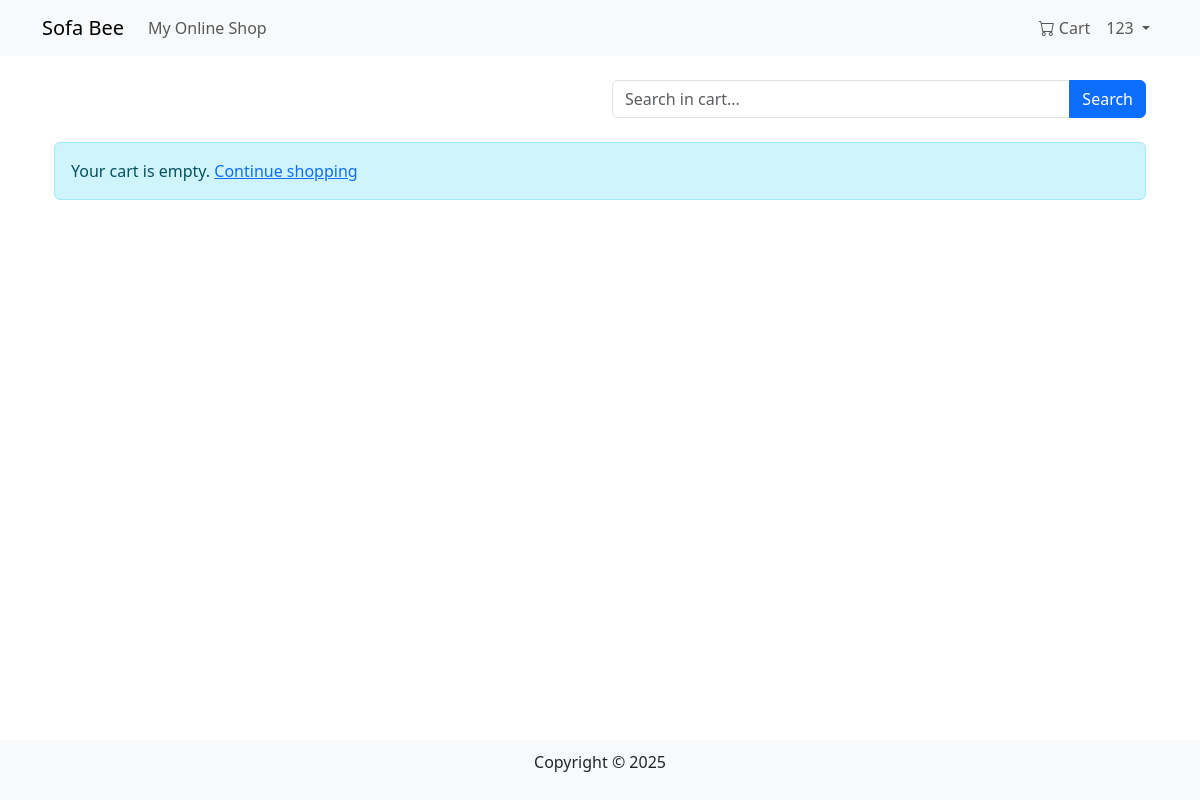
/cart/ (signed in), run on an earlier commit of the app's database.
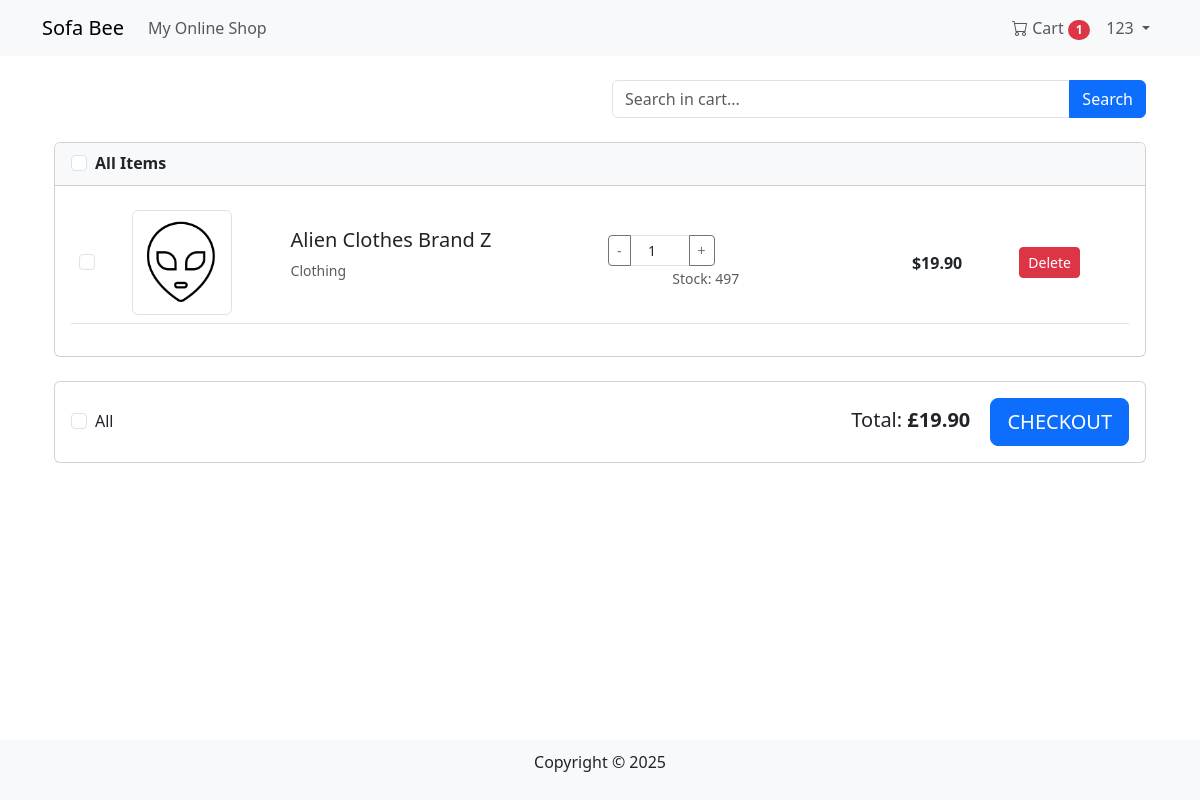
And on a later commit of the database.
### cart/models.py (models this page shows)
class CartItem(models.Model):
    cart = models.ForeignKey(Cart, on_delete=models.CASCADE, related_name='items')
    product = models.ForeignKey(Product, on_delete=models.CASCADE, null=True, blank=True)
    variant = models.ForeignKey(ProductVariant, on_delete=models.CASCADE, null=True, blank=True)
    product_id_test = models.IntegerField(default=0)  # Field in the database
    quantity = models.PositiveIntegerField(default=1)
    added_at = models.DateTimeField(auto_now_add=True)
    product_name = models.CharField(max_length=255, null=True, blank=True)
    product_price = models.DecimalField(max_digits=10, decimal_places=2, null=True, blank=True)
    product_image = models.CharField(max_length=255, null=True, blank=True)
    def get_price(self):
        if self.product_price is not None:
            return self.product_price * self.quantity
        if self.variant:
            return self.variant.price * self.quantity
        if self.product:
            return self.product.price * self.quantity
        return 0
    class Meta:
        pass

### products/models.py (models this page shows, shortened)
class Product(models.Model):
    name = models.CharField(max_length=255)
    description = models.TextField()
    price = models.DecimalField(max_digits=10, decimal_places=2)
    category = models.ForeignKey(Category, on_delete=models.SET_NULL, null=True, blank=True)
    image = models.ImageField(upload_to='products/', blank=True, null=True)
    seller = models.ForeignKey(User, on_delete=models.CASCADE, null=True, blank=True)
    stock = models.PositiveIntegerField(default=0)
    created_at = models.DateTimeField(auto_now_add=True)

class Category(models.Model):
    name = models.CharField(max_length=255, unique=True)
    description = models.TextField(blank=True)

### cart/views.py (the view)
# urls.py: path('', views.cart_detail, name='cart_detail'),
@login_required
def cart_detail(request):
    cart = get_cart(request)
    if not cart:
        return redirect('users:login')
    cart_items = cart.items.all()
    query = request.GET.get('q', '')
    if query and False:  # Temporarily disable search function
        cart_items = cart_items.filter(
            Q(product__name__icontains=query) |
            Q(product__description__icontains=query)
        )
    shops_items = {"All Items": []}
    for item in cart_items:
        shops_items["All Items"].append(item)
    context = {
        'cart': cart,
        'shops_items': shops_items,
        'total_price': cart.get_total_price(),
    }
    return render(request, 'cart/cart.html', context)

### cart/context_processors.py (called while the page is built)
def cart_processor(request):
    cart = None
    cart_total_items = 0
    if request.user.is_authenticated:
        try:
            cart = Cart.objects.get(user=request.user)
            cart_total_items = cart.items.count()
        except Cart.DoesNotExist:
            pass
    return {
        'cart': cart,
        'cart_total_items': cart_total_items
    }

### cart/models.py (called while the page is built)
    def get_total_price(self):
        return sum(item.get_price() for item in self.items.all())

### cart/views.py (called while the page is built)
def get_cart(request):
    if request.user.is_authenticated:
        cart, created = Cart.objects.get_or_create(user=request.user)
        return cart
    return None

### cart/templates/cart/cart.html (shortened to what the changed rows need)
{% extends 'base.html' %}
{% load static %}
{% block extra_css %}
<link rel="stylesheet" href="{% static 'css/cart.css' %}">
{% endblock %}
{% block content %}
<div class="container my-4">
    <div class="row mb-4">
        <div class="col-md-6 offset-md-6">
        </div>
    </div>
    {% if cart.items.count == 0 %}
        <div class="alert alert-info">
            Your cart is empty. <a href="{% url 'products:product_list' %}">Continue shopping</a>
        </div>
    {% else %}
        <form id="cart-form" method="post" action="{% url 'cart:checkout' %}">
            {% for shop_name, items in shops_items.items %}
                <div class="card mb-4">
                    <div class="card-header bg-light">
                        <div class="form-check">
                            <input class="form-check-input shop-checkbox" type="checkbox" value="{{ shop_name }}" id="shop-{{ forloop.counter }}">
                            <label class="form-check-label" for="shop-{{ forloop.counter }}">
                                <strong>{{ shop_name }}</strong>
                            </label>
                        </div>
                    </div>
                    <div class="card-body">
                        <div class="table-responsive">
                            <table class="table table-hover">
                                <tbody>
                                    {% for item in items %}
                                        <tr>
                                            <td class="align-middle" style="width: 5%;">
                                                <div class="form-check">
                                                    <input class="form-check-input item-checkbox"
                                                           type="checkbox"
                                                           name="items[]"
                                                           value="{{ item.id }}"
                                                           data-shop="{{ shop_name }}"
                                                           id="item-{{ item.id }}">
                                                </div>
                                            </td>
                                            <td class="align-middle" style="width: 15%;">
                                                {% if item.product_image %}
                                                <img src="{{ item.product_image }}" alt="{{ item.product_name|default:'Product' }}" class="img-thumbnail" style="max-width: 100px;">
                                                {% elif item.product and item.product.image %}
                                                <img src="{{ item.product.image.url }}" alt="{{ item.product.name }}" class="img-thumbnail" style="max-width: 100px;">
                                                {% else %}
                                                <div class="bg-light text-center py-4" style="width: 100px;">No Image</div>
                                                {% endif %}
                                            </td>
                                            <td class="align-middle" style="width: 30%;">
                                                <h5>
                                                    {% if item.product_name %}
                                                        {{ item.product_name }}
                                                    {% elif item.product and item.product.name %}
                                                        {{ item.product.name }}
                                                    {% else %}
                                                        Product
                                                    {% endif %}
                                                </h5>
                                                <p class="text-muted small">
                                                {% if item.product and item.product.category %}
                                                        {{ item.product.category.name }}
                                                {% else %}
                                                        Product
                                                {% endif %}
                                                </p>
                                            </td>
                                            <td class="align-middle text-center" style="width: 20%;">
                                                <div class="input-group input-group-sm">
                                                    <button class="btn btn-outline-secondary quantity-btn" type="button" data-action="decrease" data-item="{{ item.id }}">-</button>
                                                    <input type="number" class="form-control text-center quantity-input"
                                                           name="quantity-{{ item.id }}"
                                                           min="1"
                                                           max="{% if item.product %}{{ item.product.stock }}{% else %}99{% endif %}"
                                                           value="{{ item.quantity }}"
                                                           data-item="{{ item.id }}">
                                                    <button class="btn btn-outline-secondary quantity-btn" type="button" data-action="increase" data-item="{{ item.id }}">+</button>
                                                </div>
                                                <small class="text-muted">
                                                    {% if item.product %}
                                                        Stock: {{ item.product.stock }}
                                                    {% endif %}
                                                </small>
                                            </td>
                                            <td class="align-middle text-end" style="width: 15%;">
                                                <strong class="item-price" data-price="{% if item.product_price %}{{ item.product_price }}{% elif item.product and item.product.price %}{{ item.product.price }}{% else %}0{% endif %}" data-item="{{ item.id }}">
                                                    ${{ item.get_price }}
                                                </strong>
                                            </td>
                                            <td class="align-middle text-center" style="width: 15%;">
                                                <button type="button" class="btn btn-sm btn-danger remove-item" data-item="{{ item.id }}">Delete</button>
                                            </td>
                                        </tr>
                                    {% endfor %}
                                </tbody>
                            </table>
                        </div>
                    </div>
                </div>
            {% endfor %}
            <div class="card">
                <div class="card-body">
                    <div class="d-flex justify-content-between align-items-center">
                        <div class="form-check">
                            <input class="form-check-input" type="checkbox" id="select-all">
                            <label class="form-check-label" for="select-all">
                                All
                            </label>
                        </div>
                        <div>
                            <span class="h5 me-3">Total: <strong id="total-price">£{{ total_price }}</strong></span>
                            <button type="button" id="checkout-btn" class="btn btn-primary btn-lg">CHECKOUT</button>
                        </div>
                    </div>
                </div>
            </div>
        </form>
    {% endif %}
</div>
{% endblock %}

### products/templates/base.html (shortened to what this page needs)
<!DOCTYPE html>
<html lang="en">
<head>
    <link rel="stylesheet" href="https://cdn.jsdelivr.net/npm/bootstrap@5.3.0/dist/css/bootstrap.min.css">
    <link rel="stylesheet" href="https://cdn.jsdelivr.net/npm/bootstrap-icons@1.11.1/font/bootstrap-icons.css">
    {% block extra_css %}{% endblock %}
</head>
<body>
    <nav class="navbar navbar-expand-lg navbar-light bg-light">
        <div class="container">
            <a class="navbar-brand" href="{% url 'products:product_list' %}">Sofa Bee</a>
            <div class="collapse navbar-collapse" id="navbarNav">
                <ul class="navbar-nav me-auto">
                    <li class="nav-item"><a class="nav-link" href="{% url 'products:product_list' %}">My Online Shop</a></li>
                </ul>
                <ul class="navbar-nav">
                    {% if user.is_authenticated %}
                        <li class="nav-item">
                            <a class="nav-link" href="{% url 'cart:cart_detail' %}">
                                <i class="bi bi-cart"></i> Cart
                                {% if cart_total_items > 0 %}
                                    <span class="badge bg-danger rounded-pill">{{ cart_total_items }}</span>
                                {% endif %}
                            </a>
                        </li>
                        <li class="nav-item dropdown">
                            <a class="nav-link dropdown-toggle" href="#" id="userDropdown" role="button"
                              data-bs-toggle="dropdown" aria-expanded="false">
                                {{ user.username }}
                            </a>
                        </li>
                    {% else %}
                        <li class="nav-item"><a class="btn btn-primary" href="{% url 'users:login' %}">Log In</a></li>
                    {% endif %}
                </ul>
            </div>
        </div>
    </nav>
    <div class="container content">
        {% block content %}{% endblock %}
    </div>
    <footer>
        <p>Copyright © 2025</p>
    </footer>
</body>
</html>

What changed in the data, as far as the page shows it:
added CartItem: shop_name "All Items", product_image (picture), product_name "Alien Clothes Brand Z", product.category.name "Clothing", id "1", product.stock "497", get_price "19.90"
Also different on the page:
{{ cart_total_items }}: (not shown) → "1"
form field value: (not shown) → "☐"
{{ total_price }}: (not shown) → "19.90"
text no longer shown: "Your cart is empty. Continue shopping"
text now shown: "All Total: £ CHECKOUT"
